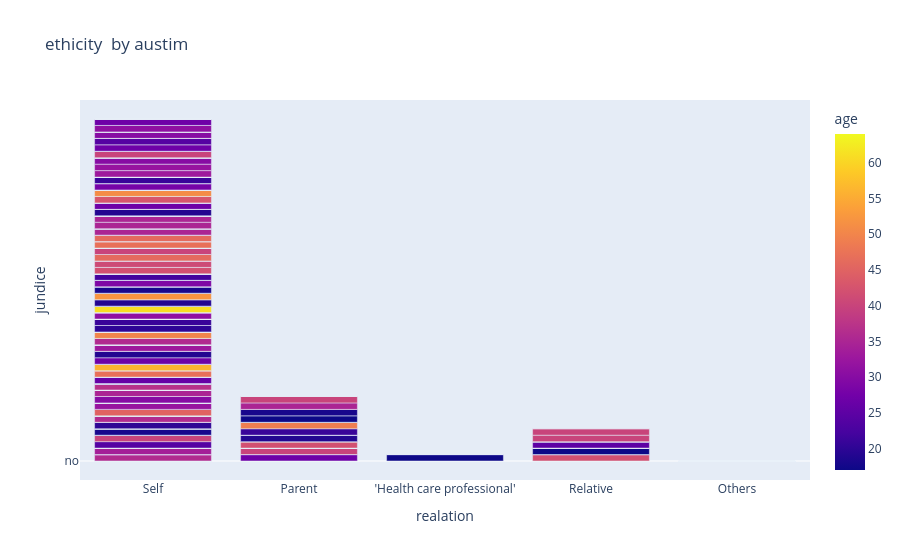

The cell this chart's notebook holds for it:
### Code cell
fig = px.bar(df, x='realation', y='jundice',color="age",
             barmode='stack', title='ethicity  by austim')
fig.show()

### Figure 1 — Plotly figure (JSON) as saved in the notebook; plotly's stock layout.template omitted (floating-point values rounded to 4 significant figures; data arrays with more than 128 entries replaced by an {"elided": "..."} marker saying what was removed)
{"data": [{"alignmentgroup": "True", "hovertemplate": "realation=%{x}<br>jundice=%{y}<br>age=%{marker.color}<extra></extra>", "legendgroup": "", "marker": {"color": {"elided": "660 int values"}, "coloraxis": "coloraxis", "pattern": {"shape": ""}}, "name": "", "offsetgroup": "", "orientation": "v", "showlegend": false, "textposition": "auto", "type": "bar", "x": {"elided": "660 str values"}, "xaxis": "x", "y": {"elided": "660 str values"}, "yaxis": "y"}], "layout": {"barmode": "stack", "coloraxis": {"colorbar": {"title": {"text": "age"}}, "colorscale": [[0, "#0d0887"], [0.1111, "#46039f"], [0.2222, "#7201a8"], [0.3333, "#9c179e"], [0.4444, "#bd3786"], [0.5556, "#d8576b"], [0.6667, "#ed7953"], [0.7778, "#fb9f3a"], [0.8889, "#fdca26"], [1, "#f0f921"]]}, "legend": {"tracegroupgap": 0}, "title": {"text": "ethicity  by austim"}, "xaxis": {"anchor": "y", "domain": [0, 1], "title": {"text": "realation"}}, "yaxis": {"anchor": "x", "domain": [0, 1], "title": {"text": "jundice"}}}}
